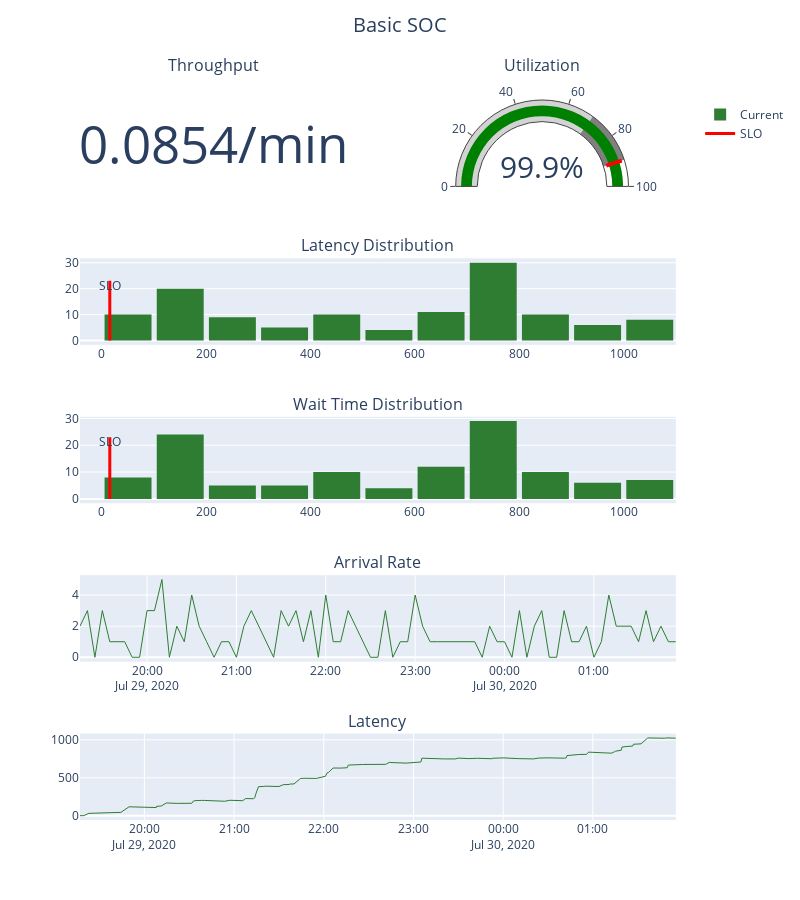

Source (notebook cell):
### Code cell
dashboard = build_dashboard(Q_basic_soc, title='Basic SOC', show_slo=True)
dashboard.show()
